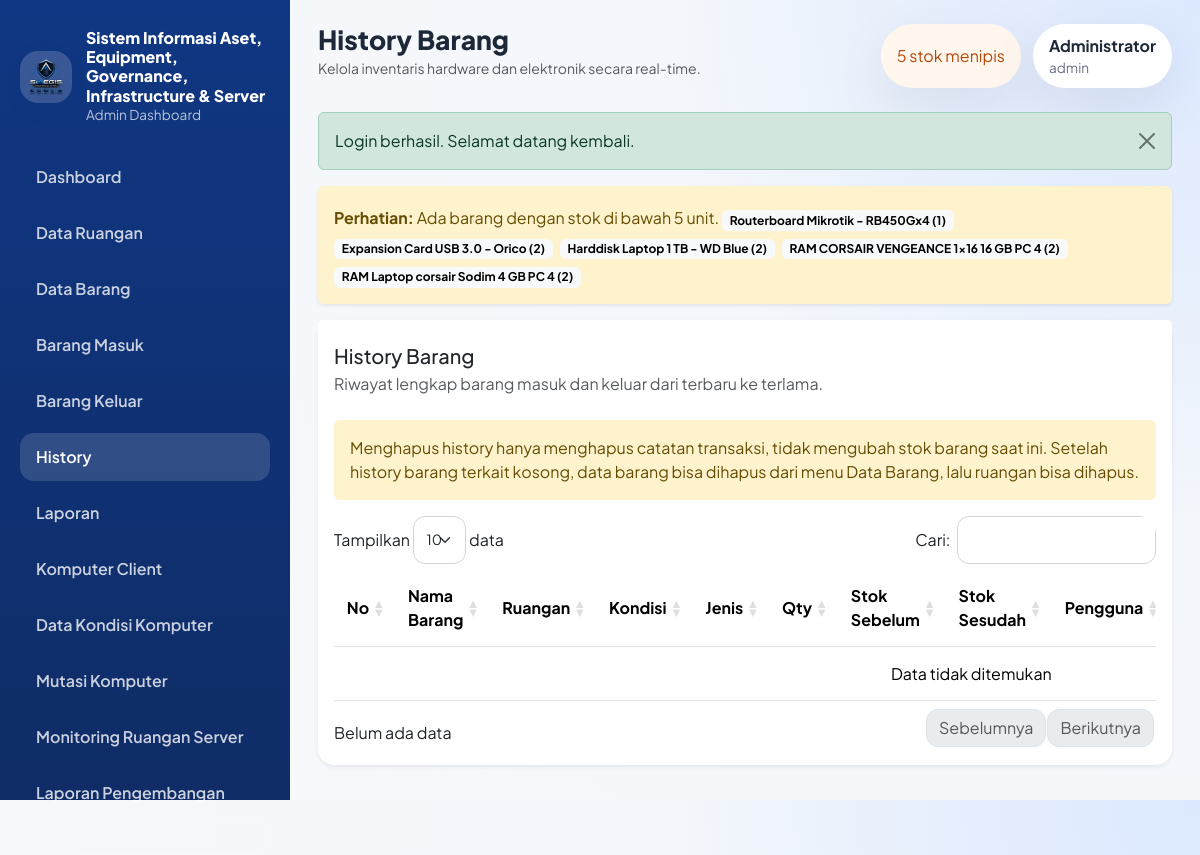
Page /modules/transaksi/history.php (signed in) on the committed database.
### tables this page shows
CREATE TABLE barang (
    id INT AUTO_INCREMENT PRIMARY KEY,
    kode_barang VARCHAR(50) NOT NULL UNIQUE,
    nama_barang VARCHAR(150) NOT NULL,
    ruangan_id INT NULL,
    tahun_inventaris YEAR NOT NULL,
    qty INT NOT NULL DEFAULT 0,
    label_barang VARCHAR(100) NOT NULL DEFAULT 'Lainnya',
    kondisi ENUM('Baik', 'Rusak', 'Perbaikan') NOT NULL DEFAULT 'Baik',
    keterangan TEXT NULL,
    created_at TIMESTAMP DEFAULT CURRENT_TIMESTAMP,
    CONSTRAINT fk_barang_ruangan FOREIGN KEY (ruangan_id) REFERENCES ruangan(id) ON UPDATE CASCADE
);

### includes/helpers.php (called while the page is built, shortened)
<?php
function url(string $path = ''): string
{
    $path = ltrim($path, '/');
    return BASE_URL . ($path !== '' ? '/' . $path : '');
}
function e(?string $value): string
{
    return htmlspecialchars((string) $value, ENT_QUOTES, 'UTF-8');
}
function get_flash(): ?array
{
    $flash = $_SESSION['flash'];
    return $flash;
}
function current_path(): string
{
    return str_replace('\\', '/', $_SERVER['PHP_SELF'] ?? '');
}
function is_active_menu(string $needle): bool
{
    return str_contains(current_path(), $needle);
}
function fetch_all(PDO $pdo, string $sql, array $params = []): array
{
    $statement = $pdo->prepare($sql);
    $statement->execute($params);
    return $statement->fetchAll();
}
function get_low_stock_items(PDO $pdo, int $limit = 5): array
{
    return fetch_all(
        $pdo,
        'SELECT b.nama_barang, b.qty
         FROM barang b
         WHERE b.qty < 5
         ORDER BY b.qty ASC, b.nama_barang ASC
         LIMIT ' . (int) $limit
    );
}

### includes/auth.php (called while the page is built, shortened)
<?php
function current_user_role(): string
{
    return $_SESSION['user']['role'] ?? 'admin';
}
function is_admin_user(): bool
{
    return current_user_role() === 'admin';
}
function current_user(): ?array
{
    return $_SESSION['user'] ?? null;
}

### modules/transaksi/history.php (the view, shortened to what this page needs)
<?php
require_once dirname(__DIR__, 2) . '/config/app.php';
$pageTitle = 'History Barang';
require_once BASE_PATH . '/includes/layout_top.php';
?>
<div class="card border-0 shadow-sm">
    <div class="card-header bg-white border-0 pt-4">
        <h5 class="mb-1">History Barang</h5>
        <p class="text-muted mb-0">Riwayat lengkap barang masuk dan keluar dari terbaru ke terlama.</p>
    </div>
    <div class="card-body">
        <div class="alert alert-warning border-0">
            Menghapus history hanya menghapus catatan transaksi, tidak mengubah stok barang saat ini. Setelah history barang terkait kosong, data barang bisa dihapus dari menu Data Barang, lalu ruangan bisa dihapus.
        </div>
        <div class="table-responsive">
            <table class="table table-hover align-middle datatable">
                <thead>
                    <tr>
                        <th>No</th>
                        <th>Nama Barang</th>
                        <th>Ruangan</th>
                        <th>Kondisi</th>
                        <th>Jenis</th>
                        <th>Qty</th>
                        <th>Stok Sebelum</th>
                        <th>Stok Sesudah</th>
                        <th>Pengguna</th>
                    </tr>
                </thead>
                <tbody>
                </tbody>
            </table>
        </div>
    </div>
</div>
<?php require_once BASE_PATH . '/includes/layout_bottom.php'; ?>

### includes/layout_top.php (shortened to what this page needs)
<?php
$pageTitle = $pageTitle ?? APP_NAME;
$pageSubtitle = $pageSubtitle ?? 'Kelola inventaris hardware dan elektronik secara real-time.';
$lowStockItems = get_low_stock_items($pdo);
$currentUser = current_user();
$flash = get_flash();
$isAdminUser = is_admin_user();
$showLowStockAlert = !is_active_menu('/modules/pengembangan/') && !is_active_menu('/modules/monitoring_ruangan/');
?><!doctype html>
<html lang="id">
<head>
    <link href="https://cdn.jsdelivr.net/npm/bootstrap@5.3.3/dist/css/bootstrap.min.css" rel="stylesheet">
    <link href="https://cdn.datatables.net/1.13.8/css/dataTables.bootstrap5.min.css" rel="stylesheet">
    <link href="https://cdn.datatables.net/responsive/2.5.0/css/responsive.bootstrap5.min.css" rel="stylesheet">
    <link href="<?= e(url('assets/css/style.css')); ?>" rel="stylesheet">
</head>
<body>
    <div class="app-shell">
        <aside class="sidebar d-none d-xl-flex flex-column">
            <div class="sidebar-brand">
                <div class="brand-mark">
                    <img src="<?= e(url(APP_LOGO_PATH)); ?>" alt="Logo SiAEGIS" class="brand-logo">
                </div>
                <div>
                    <h1><?= e(APP_NAME); ?></h1>
                    <p>Admin Dashboard</p>
                </div>
            </div>
            <nav class="nav flex-column sidebar-nav">
                <?php if ($isAdminUser): ?>
                    <a class="nav-link <?= is_active_menu('/modules/dashboard/') ? 'active' : ''; ?>" href="<?= e(url('modules/dashboard/index.php')); ?>">Dashboard</a>
                    <a class="nav-link <?= is_active_menu('/modules/ruangan/') ? 'active' : ''; ?>" href="<?= e(url('modules/ruangan/index.php')); ?>">Data Ruangan</a>
                    <a class="nav-link <?= is_active_menu('/modules/barang/') ? 'active' : ''; ?>" href="<?= e(url('modules/barang/index.php')); ?>">Data Barang</a>
                    <a class="nav-link <?= is_active_menu('/modules/transaksi/masuk.php') ? 'active' : ''; ?>" href="<?= e(url('modules/transaksi/masuk.php')); ?>">Barang Masuk</a>
                    <a class="nav-link <?= is_active_menu('/modules/transaksi/keluar.php') ? 'active' : ''; ?>" href="<?= e(url('modules/transaksi/keluar.php')); ?>">Barang Keluar</a>
                    <a class="nav-link <?= is_active_menu('/modules/transaksi/history.php') ? 'active' : ''; ?>" href="<?= e(url('modules/transaksi/history.php')); ?>">History</a>
                    <a class="nav-link <?= is_active_menu('/modules/laporan/') ? 'active' : ''; ?>" href="<?= e(url('modules/laporan/index.php')); ?>">Laporan</a>
                    <a class="nav-link <?= is_active_menu('/modules/komputer/') ? 'active' : ''; ?>" href="<?= e(url('modules/komputer/index.php')); ?>">Komputer Client</a>
                    <a class="nav-link <?= is_active_menu('/modules/kondisi_komputer/') ? 'active' : ''; ?>" href="<?= e(url('modules/kondisi_komputer/index.php')); ?>">Data Kondisi Komputer</a>
                    <a class="nav-link <?= is_active_menu('/modules/mutasi_komputer/') ? 'active' : ''; ?>" href="<?= e(url('modules/mutasi_komputer/index.php')); ?>">Mutasi Komputer</a>
                    <a class="nav-link <?= is_active_menu('/modules/monitoring_ruangan/') ? 'active' : ''; ?>" href="<?= e(url('modules/monitoring_ruangan/dashboard.php')); ?>">Monitoring Ruangan Server</a>
                <?php endif; ?>
                <a class="nav-link <?= is_active_menu('/modules/pengembangan/') ? 'active' : ''; ?>" href="<?= e(url('modules/pengembangan/index.php')); ?>">Laporan Pengembangan</a>
            </nav>
            <a href="<?= e(url('logout.php')); ?>" class="btn btn-outline-light mt-auto">Logout</a>
        </aside>
        <div class="content-wrapper">
            <header class="topbar">
                <div class="d-flex align-items-center gap-3">
                    <div>
                        <h2 class="mb-0"><?= e($pageTitle); ?></h2>
                        <small class="text-muted"><?= e($pageSubtitle); ?></small>
                    </div>
                </div>
                <div class="topbar-meta">
                    <?php if ($showLowStockAlert): ?>
                        <div class="alert-pill <?= $lowStockItems ? 'alert-low' : 'alert-safe'; ?>">
                            <?= $lowStockItems ? count($lowStockItems) . ' stok menipis' : 'Stok aman'; ?>
                        </div>
                    <?php endif; ?>
                    <div class="user-pill">
                        <strong><?= e($currentUser['nama'] ?? 'Admin'); ?></strong>
                        <span><?= e($currentUser['username'] ?? '-'); ?></span>
                    </div>
                </div>
            </header>
            <main class="page-content">
                <?php if ($flash): ?>
                    <div class="alert alert-<?= e($flash['type']); ?> alert-dismissible fade show">
                        <?= e($flash['message']); ?>
                        <button type="button" class="btn-close" data-bs-dismiss="alert"></button>
                    </div>
                <?php endif; ?>
                <?php if ($showLowStockAlert && $lowStockItems): ?>
                    <div class="alert alert-warning border-0 shadow-sm">
                        <strong>Perhatian:</strong> Ada barang dengan stok di bawah 5 unit.
                        <?php foreach ($lowStockItems as $item): ?>
                            <span class="badge text-bg-light me-1 mt-2"><?= e($item['nama_barang']); ?> (<?= e($item['qty']); ?>)</span>
                        <?php endforeach; ?>
                    </div>
                <?php endif; ?>

### assets/css/style.css (style rules this page uses)
:root { --bg-main: #f4f7fb; --bg-sidebar: linear-gradient(180deg, #103783 0%, #0f2c66 100%); --primary: #1b63ff; --primary-soft: #eaf1ff; --text-main: #1d2939; --text-soft: #667085; --border-soft: #e4e7ec; --card-shadow: 0 18px 55px rgba(16, 24, 40, 0.08); }
* { box-sizing: border-box; }
body { font-family: 'Plus Jakarta Sans', sans-serif; background: radial-gradient(circle at top right, #dbe8ff 0%, #f4f7fb 38%, #f7f9fc 100%); color: var(--text-main); overflow-x: hidden; }
.form-control, .form-select, .btn, .card, .modal-content { border-radius: 1rem; }
.app-shell { min-height: 100vh; display: flex; }
.sidebar { width: 290px; padding: 28px 20px; background: var(--bg-sidebar); color: #fff; position: sticky; top: 0; height: 100vh; }
.sidebar-brand { display: flex; gap: 14px; align-items: center; margin-bottom: 28px; }
.brand-mark { width: 52px; height: 52px; border-radius: 18px; display: flex; align-items: center; justify-content: center; background: rgba(255, 255, 255, 0.18); padding: 6px; flex-shrink: 0; }
.brand-logo { width: 100%; height: 100%; object-fit: contain; filter: drop-shadow(0 6px 14px rgba(12, 34, 84, 0.18)); }
.sidebar-brand h1 { font-size: 1rem; margin: 0; font-weight: 800; }
.sidebar-brand p { margin: 0; color: rgba(255, 255, 255, 0.7); font-size: 0.85rem; }
.sidebar-nav { gap: 8px; }
.sidebar-nav .nav-link { color: rgba(255, 255, 255, 0.78); padding: 12px 16px; border-radius: 14px; font-weight: 600; }
.sidebar-nav .nav-link:hover, .sidebar-nav .nav-link.active { color: #fff; background: rgba(255, 255, 255, 0.14); }
.content-wrapper { flex: 1; min-width: 0; }
.topbar { padding: 24px 28px 0; display: flex; justify-content: space-between; align-items: flex-start; gap: 16px; flex-wrap: wrap; }
.topbar h2 { font-size: 1.65rem; font-weight: 800; }
.topbar-meta { display: flex; gap: 12px; flex-wrap: wrap; }
.alert-pill, .user-pill { border-radius: 999px; padding: 10px 16px; background: #fff; box-shadow: var(--card-shadow); display: flex; align-items: center; gap: 8px; }
.alert-low { color: #b54708; background: #fff7ed; }
.user-pill { flex-direction: column; align-items: flex-start; gap: 0; }
.user-pill span { color: var(--text-soft); font-size: 0.85rem; }
.page-content { padding: 24px 28px 28px; }
.card { border: 1px solid rgba(16, 24, 40, 0.04); box-shadow: var(--card-shadow); }
.card-header { background: transparent; }
.table > :not(caption) > * > * { padding: 0.9rem 0.8rem; vertical-align: middle; }
.table td, .table th { white-space: normal; }
.table-responsive { border-radius: 18px; }

### rows in the picture
barang: nama_barang "Routerboard Mikrotik - RB450Gx4", qty "1"
barang: nama_barang "Expansion Card USB 3.0 - Orico", qty "2"
barang: nama_barang "Harddisk Laptop 1 TB - WD Blue", qty "2"
barang: nama_barang "RAM CORSAIR VENGEANCE 1x16 16 GB PC 4", qty "2"
barang: nama_barang "RAM Laptop corsair Sodim 4 GB PC 4", qty "2"

### other values in the picture
APP_NAME "Sistem Informasi Aset, Equipment, Governance, Infrastructure & Server"
$pageTitle "History Barang"
$pageSubtitle "Kelola inventaris hardware dan elektronik secara real-time."
count($lowStockItems) "5"
$currentUser['nama'] "Administrator"
$currentUser['username'] "admin"
$flash['message'] "Login berhasil. Selamat datang kembali."
